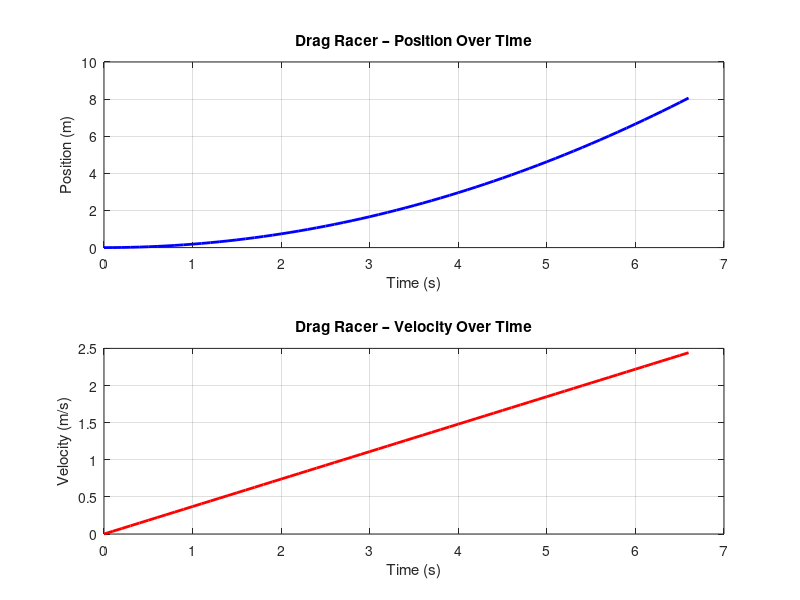

This figure's MATLAB source:
% Drag Racer Simulation
% Models vehicle acceleration and top speed performance over an 8-meter track.
% Abdel A.


clc; clear; close all;

%% Input Parameters
Accel = 0.37;       % Acceleration (m/s^2)
velTop = 2.63;      % Top speed (m/s)
timestep = 0.1;     % Time step for simulation (seconds)

%% Initialize Arrays
vel(1) = 0;         % Initial velocity (m/s)
pos(1) = 0;         % Initial position (m)
time(1) = 0;        % Initial time (s)

i = 1;

%% Simulation Loop – until position reaches 8 meters
while pos(i) < 8

    % Stage 1 – Accelerating to top speed
    if vel(i) < velTop
        pos(i+1) = pos(i) + vel(i) * timestep + 0.5 * Accel * timestep^2;
        vel(i+1) = vel(i) + Accel * timestep;
    
    % Stage 2 – Constant velocity at top speed
    else
        pos(i+1) = pos(i) + vel(i) * timestep;  % No acceleration
        vel(i+1) = vel(i);                      % Maintain top speed
    end

    % Update time
    time(i+1) = time(i) + timestep;
    i = i + 1;
end


figure

% Subplot 1: Position vs Time
subplot(2,1,1)
plot(time, pos, 'b-', 'LineWidth', 2)
grid on
xlabel('Time (s)')
ylabel('Position (m)')
title('Drag Racer – Position Over Time')

% Subplot 2: Velocity vs Time
subplot(2,1,2)
plot(time, vel, 'r-', 'LineWidth', 2)
grid on
xlabel('Time (s)')
ylabel('Velocity (m/s)')
title('Drag Racer – Velocity Over Time')
